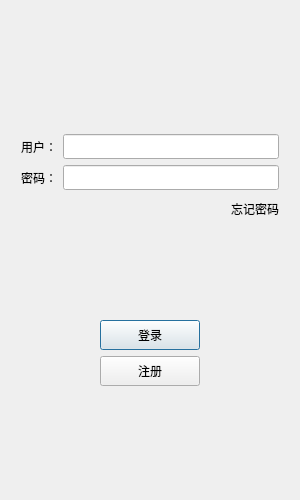
<?xml version="1.0" encoding="UTF-8"?>
<ui version="4.0">
 <class>LoginDialog</class>
 <widget class="QDialog" name="LoginDialog">
  <property name="geometry">
   <rect>
    <x>0</x>
    <y>0</y>
    <width>300</width>
    <height>500</height>
   </rect>
  </property>
  <property name="minimumSize">
   <size>
    <width>300</width>
    <height>500</height>
   </size>
  </property>
  <property name="maximumSize">
   <size>
    <width>300</width>
    <height>500</height>
   </size>
  </property>
  <property name="windowTitle">
   <string>HzyChat</string>
  </property>
  <layout class="QVBoxLayout" name="verticalLayout_3">
   <item>
    <layout class="QVBoxLayout" name="verticalLayout_2">
     <item>
      <layout class="QVBoxLayout" name="verticalLayout">
       <property name="leftMargin">
        <number>10</number>
       </property>
       <property name="topMargin">
        <number>10</number>
       </property>
       <property name="rightMargin">
        <number>10</number>
       </property>
       <property name="bottomMargin">
        <number>10</number>
       </property>
       <item>
        <layout class="QHBoxLayout" name="horizontalLayout_4">
         <item>
          <widget class="QLabel" name="icon_label">
           <property name="text">
            <string/>
           </property>
           <property name="pixmap">
            <pixmap resource="rc.qrc">:/res/ice.png</pixmap>
           </property>
           <property name="alignment">
            <set>Qt::AlignCenter</set>
           </property>
          </widget>
         </item>
        </layout>
       </item>
       <item>
        <spacer name="verticalSpacer">
         <property name="orientation">
          <enum>Qt::Vertical</enum>
         </property>
         <property name="sizeHint" stdset="0">
          <size>
           <width>20</width>
           <height>40</height>
          </size>
         </property>
        </spacer>
       </item>
       <item>
        <layout class="QHBoxLayout" name="horizontalLayout_6">
         <item>
          <widget class="QLabel" name="user_label">
           <property name="minimumSize">
            <size>
             <width>0</width>
             <height>25</height>
            </size>
           </property>
           <property name="maximumSize">
            <size>
             <width>16777215</width>
             <height>25</height>
            </size>
           </property>
           <property name="text">
            <string>用户：</string>
           </property>
          </widget>
         </item>
         <item>
          <widget class="QLineEdit" name="user_edit">
           <property name="minimumSize">
            <size>
             <width>0</width>
             <height>25</height>
            </size>
           </property>
           <property name="maximumSize">
            <size>
             <width>16777215</width>
             <height>25</height>
            </size>
           </property>
          </widget>
         </item>
        </layout>
       </item>
       <item>
        <layout class="QHBoxLayout" name="horizontalLayout_5">
         <item>
          <widget class="QLabel" name="password_label">
           <property name="minimumSize">
            <size>
             <width>0</width>
             <height>25</height>
            </size>
           </property>
           <property name="maximumSize">
            <size>
             <width>16777215</width>
             <height>25</height>
            </size>
           </property>
           <property name="text">
            <string>密码：</string>
           </property>
          </widget>
         </item>
         <item>
          <widget class="QLineEdit" name="password_edit">
           <property name="minimumSize">
            <size>
             <width>0</width>
             <height>25</height>
            </size>
           </property>
           <property name="maximumSize">
            <size>
             <width>16777215</width>
             <height>25</height>
            </size>
           </property>
           <property name="echoMode">
            <enum>QLineEdit::Password</enum>
           </property>
          </widget>
         </item>
        </layout>
       </item>
       <item>
        <layout class="QHBoxLayout" name="horizontalLayout_3">
         <item>
          <spacer name="horizontalSpacer">
           <property name="orientation">
            <enum>Qt::Horizontal</enum>
           </property>
           <property name="sizeHint" stdset="0">
            <size>
             <width>40</width>
             <height>20</height>
            </size>
           </property>
          </spacer>
         </item>
         <item>
          <widget class="QLabel" name="forget_password_label">
           <property name="minimumSize">
            <size>
             <width>0</width>
             <height>25</height>
            </size>
           </property>
           <property name="maximumSize">
            <size>
             <width>16777215</width>
             <height>25</height>
            </size>
           </property>
           <property name="text">
            <string>忘记密码</string>
           </property>
          </widget>
         </item>
        </layout>
       </item>
       <item>
        <spacer name="verticalSpacer_3">
         <property name="orientation">
          <enum>Qt::Vertical</enum>
         </property>
         <property name="sizeHint" stdset="0">
          <size>
           <width>20</width>
           <height>40</height>
          </size>
         </property>
        </spacer>
       </item>
       <item>
        <layout class="QHBoxLayout" name="horizontalLayout_2">
         <item>
          <spacer name="horizontalSpacer_2">
           <property name="orientation">
            <enum>Qt::Horizontal</enum>
           </property>
           <property name="sizeHint" stdset="0">
            <size>
             <width>40</width>
             <height>20</height>
            </size>
           </property>
          </spacer>
         </item>
         <item>
          <widget class="QPushButton" name="login_button">
           <property name="minimumSize">
            <size>
             <width>100</width>
             <height>30</height>
            </size>
           </property>
           <property name="maximumSize">
            <size>
             <width>100</width>
             <height>30</height>
            </size>
           </property>
           <property name="text">
            <string>登录</string>
           </property>
          </widget>
         </item>
         <item>
          <spacer name="horizontalSpacer_4">
           <property name="orientation">
            <enum>Qt::Horizontal</enum>
           </property>
           <property name="sizeHint" stdset="0">
            <size>
             <width>40</width>
             <height>20</height>
            </size>
           </property>
          </spacer>
         </item>
        </layout>
       </item>
       <item>
        <layout class="QHBoxLayout" name="horizontalLayout">
         <item>
          <spacer name="horizontalSpacer_3">
           <property name="orientation">
            <enum>Qt::Horizontal</enum>
           </property>
           <property name="sizeHint" stdset="0">
            <size>
             <width>40</width>
             <height>20</height>
            </size>
           </property>
          </spacer>
         </item>
         <item>
          <widget class="QPushButton" name="register_button">
           <property name="minimumSize">
            <size>
             <width>100</width>
             <height>30</height>
            </size>
           </property>
           <property name="maximumSize">
            <size>
             <width>100</width>
             <height>30</height>
            </size>
           </property>
           <property name="text">
            <string>注册</string>
           </property>
          </widget>
         </item>
         <item>
          <spacer name="horizontalSpacer_5">
           <property name="orientation">
            <enum>Qt::Horizontal</enum>
           </property>
           <property name="sizeHint" stdset="0">
            <size>
             <width>40</width>
             <height>20</height>
            </size>
           </property>
          </spacer>
         </item>
        </layout>
       </item>
       <item>
        <spacer name="verticalSpacer_2">
         <property name="orientation">
          <enum>Qt::Vertical</enum>
         </property>
         <property name="sizeHint" stdset="0">
          <size>
           <width>20</width>
           <height>40</height>
          </size>
         </property>
        </spacer>
       </item>
      </layout>
     </item>
    </layout>
   </item>
  </layout>
 </widget>
 <resources>
  <include location="rc.qrc"/>
 </resources>
 <connections/>
</ui>
